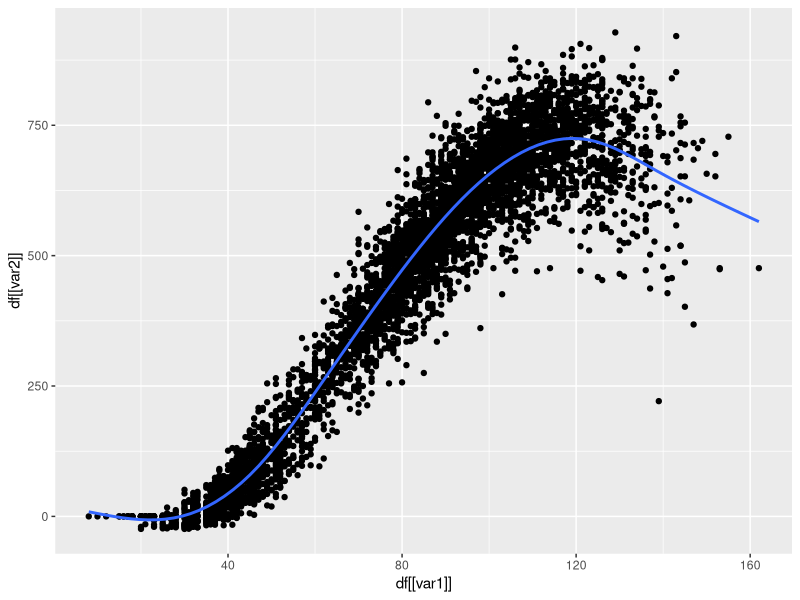
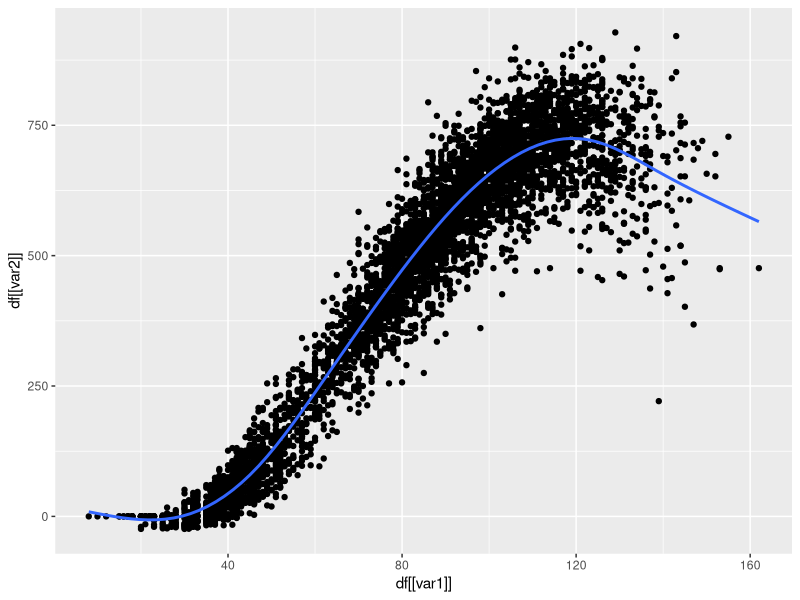
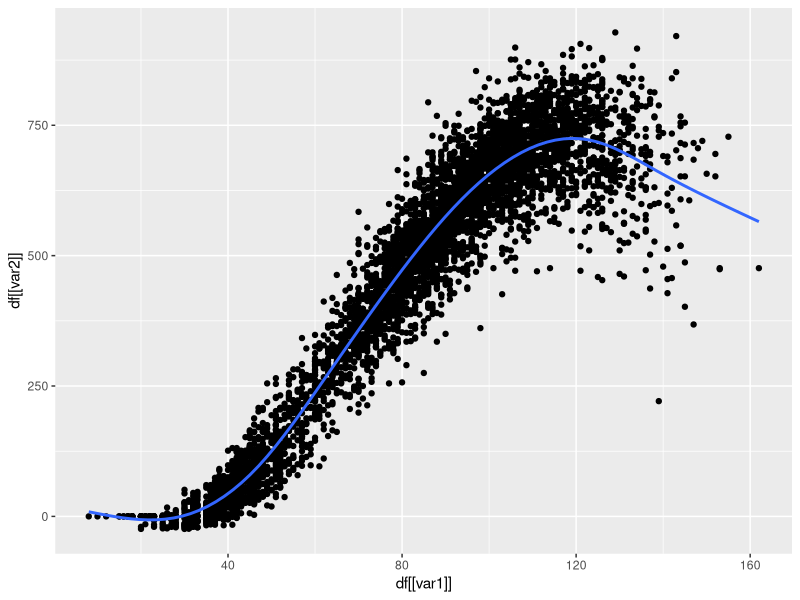

The R source for these figures, in order:
library(tidyverse)
library(ggplot2)
library(stringr)

plot_and_save <- function(df, var1, var2, save_flag=TRUE){
	my_plot <- ggplot(df, aes(df[[var1]], df[[var2]])) +
		geom_point() +
		geom_smooth(se=FALSE)
	
	if(save_flag == TRUE){
		#mkdirs(media)
		ggsave("HW7/media/my_plot.png", plot = my_plot)
		ggsave("media/my_plot.png", plot = my_plot)
		ggsave("my_plot.png", plot = my_plot)
	}
}

input_csv <- read.csv(file="clean_wind_data.csv", header=TRUE, sep=",")
plot_and_save(input_csv, "HRR_WTCorrectedWindSpeed", "HRR_kW", TRUE)